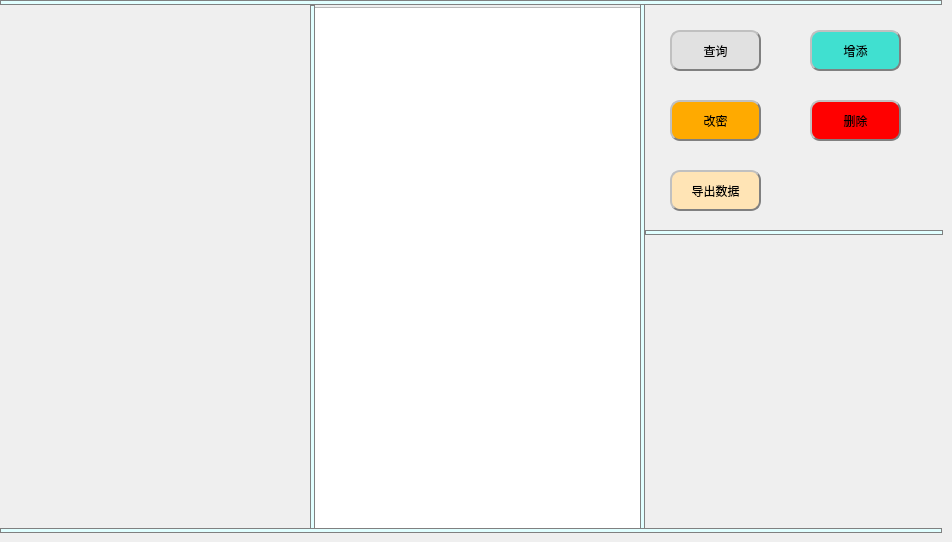
    <widget class="QWidget" name="tab_6">
     <attribute name="title">
      <string>管理员账密</string>
     </attribute>
     <widget class="QTableWidget" name="tableWidget_6">
      <property name="geometry">
       <rect>
        <x>310</x>
        <y>7</y>
        <width>331</width>
        <height>522</height>
       </rect>
      </property>
     </widget>
     <widget class="QPushButton" name="search_btn_2">
      <property name="geometry">
       <rect>
        <x>670</x>
        <y>30</y>
        <width>91</width>
        <height>41</height>
       </rect>
      </property>
      <property name="styleSheet">
       <string notr="true">#search_btn_2{
background-color: rgb(225, 225, 225);
border:2px groove gray;
border-radius:10px;
padding:2px 4px;
border-style: outset;
}
#search_btn_2:hover{
background-color:rgb(229, 241, 251); 
color: black;
}
#search_btn_2:pressed{
background-color:rgb(204, 228, 247);
border-style: inset;
}
</string>
      </property>
      <property name="text">
       <string>查询</string>
      </property>
     </widget>
     <widget class="QPushButton" name="add_btn_2">
      <property name="geometry">
       <rect>
        <x>810</x>
        <y>30</y>
        <width>91</width>
        <height>41</height>
       </rect>
      </property>
      <property name="styleSheet">
       <string notr="true">#add_btn_2{
background-color: rgb(64 ,224 ,208);
border:2px groove gray;
border-radius:10px;
padding:2px 4px;
border-style: outset;
}
#add_btn_2:hover{
background-color:rgb(0 ,255 ,255); 
color: black;
}
#add_btn_2:pressed{
background-color:rgb(64 ,224 ,208);
border-style: inset;
}
</string>
      </property>
      <property name="text">
       <string>增添</string>
      </property>
     </widget>
     <widget class="QPushButton" name="change_btn">
      <property name="geometry">
       <rect>
        <x>670</x>
        <y>100</y>
        <width>91</width>
        <height>41</height>
       </rect>
      </property>
      <property name="styleSheet">
       <string notr="true">#change_btn{
background-color: rgb(255 ,170 ,0);
border:2px groove gray;
border-radius:10px;
padding:2px 4px;
border-style: outset;
}
#change_btn:hover{
background-color:rgb(238, 238, 0); 
color: black;
}
#change_btn:pressed{
background-color:rgb(255 ,170 ,0);
border-style: inset;
}
</string>
      </property>
      <property name="text">
       <string>改密</string>
      </property>
     </widget>
     <widget class="QPushButton" name="del_btn_2">
      <property name="geometry">
       <rect>
        <x>810</x>
        <y>100</y>
        <width>91</width>
        <height>41</height>
       </rect>
      </property>
      <property name="styleSheet">
       <string notr="true">#del_btn_2{
background-color: rgb(255 ,0 ,0);
border:2px groove gray;
border-radius:10px;
padding:2px 4px;
border-style: outset;
}
#del_btn_2:hover{
background-color:rgb(255 ,106 ,106); 
color: black;
}
#del_btn_2:pressed{
background-color:rgb(255 ,0 ,0);
border-style: inset;
}
</string>
      </property>
      <property name="text">
       <string>删除</string>
      </property>
     </widget>
     <widget class="Line" name="line_16">
      <property name="geometry">
       <rect>
        <x>0</x>
        <y>528</y>
        <width>942</width>
        <height>5</height>
       </rect>
      </property>
      <property name="styleSheet">
       <string notr="true">background-color: rgb(224, 255 ,255);
border: 1px solid gray;/*设置边框的粗细，以及颜色*/</string>
      </property>
      <property name="orientation">
       <enum>Qt::Horizontal</enum>
      </property>
     </widget>
     <widget class="QLabel" name="label_7">
      <property name="geometry">
       <rect>
        <x>0</x>
        <y>6</y>
        <width>311</width>
        <height>522</height>
       </rect>
      </property>
      <property name="styleSheet">
       <string notr="true">border-image: url(:/jiaoshiyi.jpg);</string>
      </property>
      <property name="text">
       <string/>
      </property>
     </widget>
     <widget class="Line" name="line_21">
      <property name="geometry">
       <rect>
        <x>310</x>
        <y>5</y>
        <width>5</width>
        <height>524</height>
       </rect>
      </property>
      <property name="styleSheet">
       <string notr="true">background-color: rgb(224, 255 ,255);
border: 1px solid gray;/*设置边框的粗细，以及颜色*/</string>
      </property>
      <property name="orientation">
       <enum>Qt::Vertical</enum>
      </property>
     </widget>
     <widget class="Line" name="line_22">
      <property name="geometry">
       <rect>
        <x>640</x>
        <y>3</y>
        <width>5</width>
        <height>526</height>
       </rect>
      </property>
      <property name="styleSheet">
       <string notr="true">background-color: rgb(224, 255 ,255);
border: 1px solid gray;/*设置边框的粗细，以及颜色*/</string>
      </property>
      <property name="orientation">
       <enum>Qt::Vertical</enum>
      </property>
     </widget>
     <widget class="Line" name="line_28">
      <property name="geometry">
       <rect>
        <x>0</x>
        <y>0</y>
        <width>942</width>
        <height>5</height>
       </rect>
      </property>
      <property name="styleSheet">
       <string notr="true">background-color: rgb(224, 255 ,255);
border: 1px solid gray;/*设置边框的粗细，以及颜色*/</string>
      </property>
      <property name="orientation">
       <enum>Qt::Horizontal</enum>
      </property>
     </widget>
     <widget class="Line" name="line_33">
      <property name="geometry">
       <rect>
        <x>645</x>
        <y>230</y>
        <width>298</width>
        <height>5</height>
       </rect>
      </property>
      <property name="styleSheet">
       <string notr="true">background-color: rgb(224, 255 ,255);
border: 1px solid gray;/*设置边框的粗细，以及颜色*/</string>
      </property>
      <property name="orientation">
       <enum>Qt::Horizontal</enum>
      </property>
     </widget>
     <widget class="QLabel" name="label_10">
      <property name="geometry">
       <rect>
        <x>645</x>
        <y>235</y>
        <width>297</width>
        <height>293</height>
       </rect>
      </property>
      <property name="styleSheet">
       <string notr="true">border-image: url(:/logo2.png);</string>
      </property>
      <property name="text">
       <string/>
      </property>
     </widget>
     <widget class="QPushButton" name="pushButton_14">
      <property name="geometry">
       <rect>
        <x>670</x>
        <y>170</y>
        <width>91</width>
        <height>41</height>
       </rect>
      </property>
      <property name="styleSheet">
       <string notr="true">#pushButton_14{
background-color: rgb(255 ,228 ,181);
border:2px groove gray;
border-radius:10px;
padding:2px 4px;
border-style: outset;
}
#pushButton_14:hover{
background-color:rgb(255, 218, 185); 
color: black;
}
#pushButton_14:pressed{
background-color:rgb(255 ,228 ,181);
border-style: inset;
}
</string>
      </property>
      <property name="text">
       <string>导出数据</string>
      </property>
     </widget>
    </widget>
